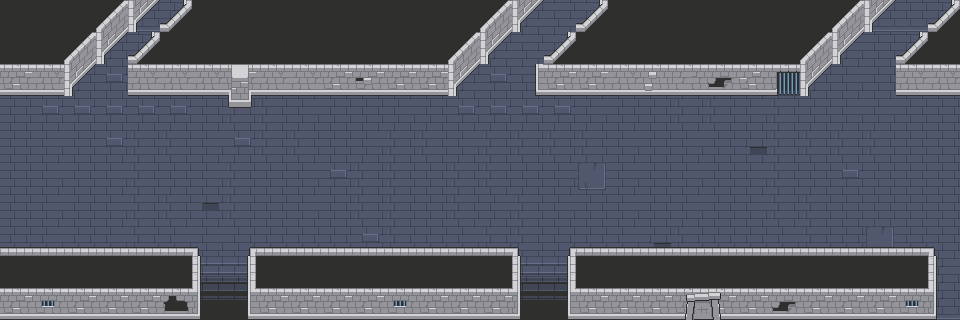

Below is a game level as drawn by its tile map, then a one-line description and the .tmx file that defines it, in full:
An orthogonal 30x10 tile map with 32x32 px tiles, 2 tile layers (floor, wall), 2 hidden layers not drawn and 11 objects (6x monster, 3x chord, playerStart, milestone).

<map version="1.10" tiledversion="1.11.0" orientation="orthogonal" renderorder="right-down" width="30" height="10" tilewidth="32" tileheight="32" infinite="0" nextlayerid="6" nextobjectid="17">
 <tileset firstgid="1" name="Royal Dungeon Tileset" tilewidth="32" tileheight="32" tilecount="396" columns="18">
  <image source="../../Royal Dungeon Tileset.png" width="576" height="704" />
  <tile id="10">
   <properties>
    <property name="collides" type="bool" value="true" />
   </properties>
  </tile>
  <tile id="11">
   <properties>
    <property name="collides" type="bool" value="true" />
   </properties>
  </tile>
  <tile id="12">
   <properties>
    <property name="collides" type="bool" value="true" />
   </properties>
  </tile>
  <tile id="21">
   <properties>
    <property name="collides" type="bool" value="true" />
   </properties>
  </tile>
  <tile id="49">
   <properties>
    <property name="collides" type="bool" value="true" />
   </properties>
  </tile>
  <tile id="151">
   <properties>
    <property name="collides" type="bool" value="true" />
   </properties>
  </tile>
  <tile id="152">
   <properties>
    <property name="collides" type="bool" value="true" />
   </properties>
  </tile>
 </tileset>
 <layer id="1" name="floor" width="30" height="10">
  <data encoding="csv">
116,116,116,116,116,116,116,116,116,116,116,116,116,116,116,116,45,45,45,116,116,116,116,116,116,116,116,116,116,116,
8,8,8,8,8,9,8,8,9,8,9,8,8,45,45,45,45,45,45,8,9,8,8,8,8,8,9,8,9,10,
8,9,8,22,8,8,8,9,8,9,10,8,9,10,45,22,45,45,45,8,9,8,8,8,10,8,9,8,9,10,
8,22,22,22,22,22,8,10,10,9,8,8,9,8,22,22,22,8,9,8,8,10,10,9,10,8,9,9,8,8,
8,9,8,27,10,10,9,27,10,10,8,9,10,10,9,10,10,10,10,9,8,9,8,46,10,10,10,10,8,8,
8,9,8,9,10,8,9,10,8,9,27,10,10,8,10,10,8,9,44,9,8,9,8,9,10,8,27,8,8,8,
8,9,8,9,10,10,26,10,8,9,8,10,10,8,10,9,10,9,8,9,8,9,8,9,10,10,8,8,8,8,
8,9,8,9,10,9,9,8,8,8,8,27,10,8,9,10,10,8,8,9,46,10,8,8,9,10,8,44,8,8,
8,9,8,9,10,8,134,135,9,8,8,9,10,8,9,10,134,135,8,8,8,9,10,8,9,10,8,8,8,9,
8,8,8,8,9,8,152,153,9,8,8,9,10,8,8,8,152,153,9,8,8,9,10,8,9,10,8,116,116,116
</data>
 </layer>
 <layer id="2" name="wall" width="30" height="10">
  <data encoding="csv">
22,22,22,6,24,43,22,22,22,22,22,22,22,22,22,6,24,0,43,22,22,22,22,22,22,22,6,24,0,43,
22,22,6,24,43,22,22,22,22,22,22,22,22,22,6,24,0,43,22,22,22,22,22,22,22,6,24,0,43,22,
40,59,24,27,59,59,59,55,59,59,40,57,40,40,24,27,39,40,40,59,74,58,78,60,93,24,0,0,59,59,
0,27,27,27,27,27,0,73,0,0,0,0,0,0,27,27,27,27,0,0,0,0,0,0,0,0,0,0,0,0,
0,0,0,0,0,0,0,0,0,0,0,0,0,0,0,0,0,0,0,0,0,0,0,0,0,0,0,0,0,0,
0,0,0,0,0,0,0,0,0,0,0,0,0,0,0,0,0,0,0,0,0,0,0,0,0,0,0,0,0,0,
0,0,0,0,0,0,0,0,0,0,0,0,0,0,0,0,0,0,0,0,0,0,0,0,0,0,0,0,0,0,
4,4,4,4,4,4,5,3,4,4,4,4,4,4,4,4,5,3,4,4,4,4,4,4,4,4,4,4,4,5,
22,22,22,22,22,22,23,21,22,22,22,22,22,22,22,22,23,21,22,22,22,22,22,22,22,22,22,22,22,23,
40,149,40,40,40,79,41,39,40,40,40,40,149,40,40,40,41,39,40,40,40,129,130,40,78,40,40,40,149,41
</data>
 </layer>
 <layer id="3" name="decor1" width="30" height="10" visible="0" locked="1">
  <data encoding="csv">
0,0,0,0,0,0,0,0,0,0,0,0,0,0,0,0,0,0,0,0,0,0,0,0,0,0,0,0,0,0,
0,0,0,0,0,0,0,0,0,0,0,0,0,0,0,0,0,0,0,0,0,0,0,0,0,0,0,0,0,0,
0,0,0,0,0,0,0,0,0,0,0,0,0,0,0,0,0,0,97,0,0,0,0,0,0,0,0,0,0,125,
0,0,0,0,0,0,0,0,0,0,0,0,0,0,0,0,0,0,115,0,0,0,0,0,0,0,0,0,0,0,
0,0,0,0,0,0,0,0,0,0,0,0,0,0,0,0,0,0,0,0,0,0,0,0,0,0,0,0,0,0,
0,0,0,0,0,0,0,0,0,0,0,0,0,0,0,0,0,0,0,0,0,0,0,0,0,0,0,0,0,0,
0,0,0,0,0,0,0,0,0,0,0,0,0,0,0,0,0,0,0,0,0,0,0,0,0,0,0,0,0,0,
0,0,0,0,0,0,0,0,0,0,0,0,0,0,0,0,0,0,0,0,0,0,0,0,0,0,0,0,0,0,
0,0,0,0,0,0,0,0,0,0,0,0,0,0,0,0,0,0,0,0,0,0,0,0,0,0,0,0,0,0,
0,0,0,0,0,0,0,0,0,0,0,0,0,0,0,0,0,0,0,0,0,0,0,0,0,0,0,0,0,0
</data>
 </layer>
 <layer id="4" name="decor2" width="30" height="10" visible="0" locked="1">
  <data encoding="csv">
0,0,0,0,0,0,0,0,0,0,0,0,0,0,0,0,0,0,0,0,0,0,0,0,0,0,0,0,0,0,
0,0,0,0,0,0,0,0,0,0,0,0,0,0,0,0,0,0,0,0,0,0,0,0,0,0,0,0,0,0,
0,220,0,0,0,0,0,0,0,0,220,0,0,0,0,0,0,0,0,0,0,219,0,0,0,0,0,0,0,220,
0,0,0,0,0,0,0,0,0,0,0,0,0,0,0,0,0,0,0,0,0,0,0,0,0,0,0,0,0,0,
0,0,0,0,0,0,0,0,0,0,0,0,0,0,0,0,0,0,0,0,0,0,0,0,0,0,0,0,0,0,
0,0,0,0,0,0,0,0,0,0,0,0,0,0,0,0,0,0,0,0,0,0,0,0,0,0,0,0,0,0,
0,0,0,0,0,0,0,0,0,0,0,0,0,0,0,0,0,0,0,0,0,0,0,0,0,0,0,0,0,0,
0,0,0,0,0,0,0,0,0,0,0,0,0,0,0,0,0,0,0,0,0,0,0,0,0,0,0,0,0,0,
0,0,0,0,0,0,0,0,0,0,0,0,0,0,0,0,0,0,0,0,0,0,0,0,0,0,0,0,0,0,
0,0,0,0,0,0,0,0,0,0,0,0,0,0,0,0,0,0,0,0,0,0,0,0,0,0,0,0,0,0
</data>
 </layer>
 <objectgroup id="5" name="object">
  <object id="1" name="chordStart" type="chord" x="50" y="121">
   <point />
  </object>
  <object id="2" name="playerStart" x="80" y="124">
   <point />
  </object>
  <object id="5" name="chordBattle" type="chord" x="513" y="74">
   <point />
  </object>
  <object id="7" name="milestone" x="845" y="117">
   <point />
  </object>
  <object id="9" name="chordEnd" type="chord" x="879" y="118">
   <point />
  </object>
  <object id="10" name="spider" type="monster" x="213" y="175">
   <point />
  </object>
  <object id="11" name="spider" type="monster" x="424" y="189">
   <point />
  </object>
  <object id="12" name="spider" type="monster" x="726" y="154">
   <point />
  </object>
  <object id="13" name="fly" type="monster" x="555" y="163">
   <point />
  </object>
  <object id="14" name="fly" type="monster" x="675" y="209">
   <point />
  </object>
  <object id="15" name="fly" type="monster" x="281" y="218">
   <point />
  </object>
 </objectgroup>
</map>
